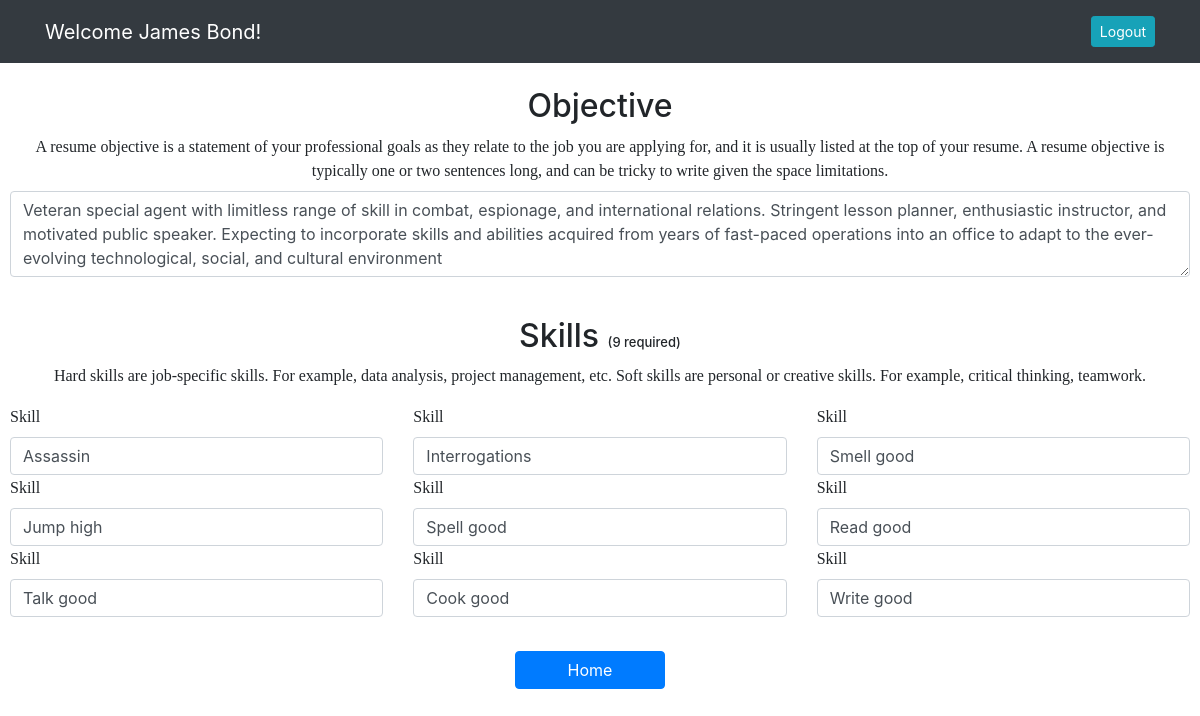
/editobjandskillpage (signed in), run on the app's committed database.
### resume_app/models.py (models this page shows)
class User(models.Model):
    first_name = models.CharField(max_length=255)
    last_name = models.CharField(max_length=255)
    email = models.EmailField(max_length=255)
    password = models.CharField(max_length=255)
    created_at = DateTimeField(auto_now_add=True)
    updated_at = DateTimeField(auto_now=True)
    objects = UserManager()

class Objective(models.Model):
    content = models.TextField()
    user = models.OneToOneField(User, on_delete=models.CASCADE)
    created_at = DateTimeField(auto_now_add=True)
    updated_at = DateTimeField(auto_now=True)
    objects = ObjectiveManager()

class Skill(models.Model):
    selected1 = models.CharField(max_length=255, blank=True)
    selected2 = models.CharField(max_length=255, blank=True)
    selected3 = models.CharField(max_length=255, blank=True)
    selected4 = models.CharField(max_length=255, blank=True)
    selected5 = models.CharField(max_length=255, blank=True)
    selected6 = models.CharField(max_length=255, blank=True)
    selected7 = models.CharField(max_length=255, blank=True)
    selected8 = models.CharField(max_length=255, blank=True)
    selected9 = models.CharField(max_length=255, blank=True)
    user = models.ForeignKey(User, related_name="skills", on_delete=models.CASCADE)
    created_at = DateTimeField(auto_now_add=True)
    updated_at = DateTimeField(auto_now=True)
    objects = SkillManager()

### resume_app/views.py (the view)
# urls.py: path('editobjandskillpage', views.editobjandskillpage),
def editobjandskillpage(request):
    if 'id' not in request.session:
        return redirect('/')
    else:
        context = {
            'user': User.objects.get(id = request.session['id'])
        }
    return render(request, 'editobjandskill.html', context)

### resume_app/templates/editobjandskill.html (shortened to what this page needs)
<!DOCTYPE html>
<html lang="en">
<head>
    <link rel="stylesheet" href="https://stackpath.bootstrapcdn.com/bootstrap/4.5.2/css/bootstrap.min.css"
>
    {% load static %}
    <link rel="stylesheet" href="{% static 'css/objective.css' %}">
</head>
<body>
    <nav class="navbar navbar-expand-lg navbar-dark bg-dark">
        <div class="container">
            <a class="navbar-brand" href="#">Welcome {{user.first_name}} {{user.last_name}}!</a>
            <div class="collapse navbar-collapse" id="navbarText">
                <span class="navbar-text">
                    <a href="/logout" role="button" class="btn btn-sm btn-info ml-2 text-white">Logout</a>
                </span>
            </div>
        </div>
    </nav>
    <br>
    <h2>Objective</h2>
        <form action="/editobjective" method="POST" id="objective">
        <div class="mb-3">
            <label for="content" class="form-label">A resume objective is a statement of your
                professional goals as they relate to the job you are applying for, and it is usually listed at the
                top of
                your resume. A resume objective is typically one or two sentences long, and can be tricky to write
                given the
                space limitations.</label>
            <textarea class="form-control" id="obj" rows="3" name="content">{{user.objective.content}}</textarea>
        </div>
        <br>
        <h2>Skills <span class="span_skills">(9 required)</span></h2>
        <p>Hard skills are job-specific skills. For example, data analysis, project management, etc. Soft skills are
            personal or creative skills. For example, critical thinking, teamwork.</p>
        <div id="skill_list">
            {% for skill in user.skills.all %}
            <div class="row">
                <div class="col">
                    <label for="selected1" class="form-label">Skill</label>
                    <input type="text" class="form-control" id="skills" value="{{skill.selected1}}" name="selected1">
                </div>
                <div class="col">
                    <label for="selected2" class="form-label">Skill</label>
                    <input type="text" class="form-control" id="skills" value="{{skill.selected2}}" name="selected2">
                </div>
                <div class="col">
                    <label for="selected3" class="form-label">Skill</label>
                    <input type="text" class="form-control" id="skills" value="{{skill.selected3}}" name="selected3">
                </div>
            </div>
            <div class="row">
                <div class="col">
                    <label for="selected4" class="form-label">Skill</label>
                    <input type="text" class="form-control" id="skills" value="{{skill.selected4}}" name="selected4">
                </div>
                <div class="col">
                    <label for="selected5" class="form-label">Skill</label>
                    <input type="text" class="form-control" id="skills" value="{{skill.selected5}}" name="selected5">
                </div>
                <div class="col">
                    <label for="selected6" class="form-label">Skill</label>
                    <input type="text" class="form-control" id="skills" value="{{skill.selected6}}" name="selected6">
                </div>
            </div>
            <div class="row">
                <div class="col">
                    <label for="selected7" class="form-label">Skill</label>
                    <input type="text" class="form-control" id="skills" value="{{skill.selected7}}" name="selected7">
                </div>
                <div class="col">
                    <label for="selected8" class="form-label">Skill</label>
                    <input type="text" class="form-control" id="skills" value="{{skill.selected8}}" name="selected8">
                </div>
                <div class="col">
                    <label for="selected9" class="form-label">Skill</label>
                    <input type="text" class="form-control" id="skills" value="{{skill.selected9}}" name="selected9">
                </div>
            </div>
            {% endfor %}
        </div>
        <br>
        <div class="d-grid gap-2 col-2 mx-auto" id="btm_btn">
            <button class="btn btn-primary" id="submit" type="submit">Home</button>
        </div>
        </form>
</body>
</html>

### resume_app/static/css/objective.css (style rules this page uses)
.phone, .span_skills { font-size: small; }
#submit { width: 150px; }
h2, .mb-3, p, h6 { text-align: center; }
.mb-3 { margin: 10px; }
.form-label, p { word-wrap: break-word; font-family: 'Times New Roman', Times, serif; }
#skill_list { margin: 10px; }

### data on the page
User: first_name "James", last_name "Bond", content "Veteran special agent with limitless range of skill in combat, espionage, and international relations. Stringent lesson planner, enthusiastic instructor, and motivated public speaker. Expecting to incorporate skills and abilities acquired from years of fast-paced operations into an office to adapt to the ever-evolving technological, social, and cultural environment"
Skill: selected1 "Assassin", selected2 "Interrogations", selected3 "Smell good", selected4 "Jump high", selected5 "Spell good", selected6 "Read good", selected7 "Talk good", selected8 "Cook good", selected9 "Write good"
